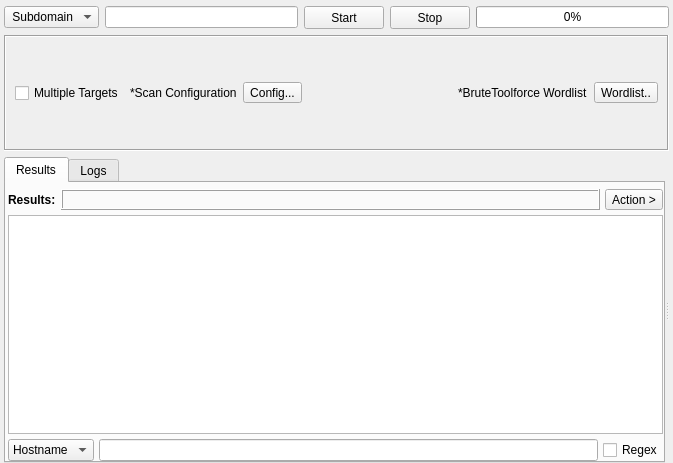
<?xml version="1.0" encoding="UTF-8"?>
<ui version="4.0">
 <class>BruteTool</class>
 <widget class="QWidget" name="BruteTool">
  <property name="geometry">
   <rect>
    <x>0</x>
    <y>0</y>
    <width>673</width>
    <height>463</height>
   </rect>
  </property>
  <property name="windowTitle">
   <string>Form</string>
  </property>
  <property name="styleSheet">
   <string notr="true"/>
  </property>
  <layout class="QVBoxLayout" name="verticalLayout_2">
   <property name="leftMargin">
    <number>4</number>
   </property>
   <property name="topMargin">
    <number>6</number>
   </property>
   <property name="rightMargin">
    <number>4</number>
   </property>
   <property name="bottomMargin">
    <number>0</number>
   </property>
   <item>
    <layout class="QHBoxLayout" name="horizontalLayout_6">
     <item>
      <widget class="QComboBox" name="comboBoxOutput">
       <property name="sizePolicy">
        <sizepolicy hsizetype="Fixed" vsizetype="Fixed">
         <horstretch>0</horstretch>
         <verstretch>0</verstretch>
        </sizepolicy>
       </property>
       <property name="minimumSize">
        <size>
         <width>0</width>
         <height>0</height>
        </size>
       </property>
       <property name="maximumSize">
        <size>
         <width>16777215</width>
         <height>16777215</height>
        </size>
       </property>
       <property name="focusPolicy">
        <enum>Qt::NoFocus</enum>
       </property>
       <property name="styleSheet">
        <string notr="true"/>
       </property>
       <item>
        <property name="text">
         <string> Subdomain</string>
        </property>
       </item>
       <item>
        <property name="text">
         <string> TLD</string>
        </property>
       </item>
      </widget>
     </item>
     <item>
      <widget class="QLineEdit" name="lineEditTarget">
       <property name="minimumSize">
        <size>
         <width>0</width>
         <height>20</height>
        </size>
       </property>
       <property name="focusPolicy">
        <enum>Qt::StrongFocus</enum>
       </property>
       <property name="styleSheet">
        <string notr="true"/>
       </property>
      </widget>
     </item>
     <item>
      <widget class="QPushButton" name="buttonStart">
       <property name="sizePolicy">
        <sizepolicy hsizetype="Fixed" vsizetype="Fixed">
         <horstretch>0</horstretch>
         <verstretch>0</verstretch>
        </sizepolicy>
       </property>
       <property name="minimumSize">
        <size>
         <width>75</width>
         <height>23</height>
        </size>
       </property>
       <property name="styleSheet">
        <string notr="true"/>
       </property>
       <property name="text">
        <string>Start</string>
       </property>
      </widget>
     </item>
     <item>
      <widget class="QPushButton" name="buttonStop">
       <property name="sizePolicy">
        <sizepolicy hsizetype="Fixed" vsizetype="Fixed">
         <horstretch>0</horstretch>
         <verstretch>0</verstretch>
        </sizepolicy>
       </property>
       <property name="minimumSize">
        <size>
         <width>75</width>
         <height>23</height>
        </size>
       </property>
       <property name="styleSheet">
        <string notr="true"/>
       </property>
       <property name="text">
        <string>Stop</string>
       </property>
      </widget>
     </item>
     <item>
      <widget class="QProgressBar" name="progressBar">
       <property name="minimumSize">
        <size>
         <width>0</width>
         <height>0</height>
        </size>
       </property>
       <property name="maximumSize">
        <size>
         <width>16777215</width>
         <height>16777215</height>
        </size>
       </property>
       <property name="styleSheet">
        <string notr="true"/>
       </property>
       <property name="value">
        <number>0</number>
       </property>
      </widget>
     </item>
    </layout>
   </item>
   <item>
    <widget class="QFrame" name="frame">
     <property name="frameShape">
      <enum>QFrame::Box</enum>
     </property>
     <property name="frameShadow">
      <enum>QFrame::Sunken</enum>
     </property>
     <layout class="QHBoxLayout" name="horizontalLayout">
      <property name="leftMargin">
       <number>9</number>
      </property>
      <property name="topMargin">
       <number>6</number>
      </property>
      <property name="rightMargin">
       <number>9</number>
      </property>
      <property name="bottomMargin">
       <number>6</number>
      </property>
      <item>
       <widget class="QCheckBox" name="checkBoxMultipleTargets">
        <property name="text">
         <string>Multiple Targets</string>
        </property>
       </widget>
      </item>
      <item>
       <widget class="QLabel" name="label">
        <property name="text">
         <string>*Scan Configuration</string>
        </property>
       </widget>
      </item>
      <item>
       <widget class="QToolButton" name="buttonConfig">
        <property name="minimumSize">
         <size>
          <width>0</width>
          <height>0</height>
         </size>
        </property>
        <property name="styleSheet">
         <string notr="true"/>
        </property>
        <property name="text">
         <string>Config...</string>
        </property>
       </widget>
      </item>
      <item>
       <spacer name="horizontalSpacer_2">
        <property name="orientation">
         <enum>Qt::Horizontal</enum>
        </property>
        <property name="sizeHint" stdset="0">
         <size>
          <width>295</width>
          <height>20</height>
         </size>
        </property>
       </spacer>
      </item>
      <item>
       <widget class="QLabel" name="label_2">
        <property name="text">
         <string>*BruteToolforce Wordlist</string>
        </property>
       </widget>
      </item>
      <item>
       <widget class="QToolButton" name="buttonWordlist">
        <property name="minimumSize">
         <size>
          <width>0</width>
          <height>0</height>
         </size>
        </property>
        <property name="styleSheet">
         <string notr="true"/>
        </property>
        <property name="text">
         <string>Wordlist..</string>
        </property>
       </widget>
      </item>
     </layout>
    </widget>
   </item>
   <item>
    <widget class="QSplitter" name="splitter">
     <property name="orientation">
      <enum>Qt::Horizontal</enum>
     </property>
     <widget class="QWidget" name="layoutWidget">
      <layout class="QHBoxLayout" name="horizontalLayout_3">
       <item>
        <widget class="QTabWidget" name="tabWidgetResults">
         <property name="styleSheet">
          <string notr="true"/>
         </property>
         <property name="currentIndex">
          <number>0</number>
         </property>
         <widget class="QWidget" name="tabResults">
          <attribute name="title">
           <string>Results</string>
          </attribute>
          <layout class="QVBoxLayout" name="verticalLayout_19">
           <property name="spacing">
            <number>5</number>
           </property>
           <property name="leftMargin">
            <number>2</number>
           </property>
           <property name="topMargin">
            <number>6</number>
           </property>
           <property name="rightMargin">
            <number>0</number>
           </property>
           <property name="bottomMargin">
            <number>0</number>
           </property>
           <item>
            <layout class="QHBoxLayout" name="horizontalLayout_19">
             <item>
              <widget class="QLabel" name="label_resultsTitle">
               <property name="sizePolicy">
                <sizepolicy hsizetype="Maximum" vsizetype="Preferred">
                 <horstretch>0</horstretch>
                 <verstretch>0</verstretch>
                </sizepolicy>
               </property>
               <property name="font">
                <font>
                 <weight>75</weight>
                 <bold>true</bold>
                </font>
               </property>
               <property name="styleSheet">
                <string notr="true"/>
               </property>
               <property name="text">
                <string>Results:</string>
               </property>
              </widget>
             </item>
             <item>
              <widget class="QLabel" name="labelResultsCount">
               <property name="sizePolicy">
                <sizepolicy hsizetype="Preferred" vsizetype="Preferred">
                 <horstretch>0</horstretch>
                 <verstretch>0</verstretch>
                </sizepolicy>
               </property>
               <property name="minimumSize">
                <size>
                 <width>0</width>
                 <height>0</height>
                </size>
               </property>
               <property name="maximumSize">
                <size>
                 <width>16777215</width>
                 <height>16777215</height>
                </size>
               </property>
               <property name="font">
                <font>
                 <weight>75</weight>
                 <bold>true</bold>
                </font>
               </property>
               <property name="styleSheet">
                <string notr="true"/>
               </property>
               <property name="frameShape">
                <enum>QFrame::Box</enum>
               </property>
               <property name="frameShadow">
                <enum>QFrame::Raised</enum>
               </property>
               <property name="text">
                <string/>
               </property>
              </widget>
             </item>
             <item>
              <widget class="QToolButton" name="buttonAction">
               <property name="sizePolicy">
                <sizepolicy hsizetype="Fixed" vsizetype="Fixed">
                 <horstretch>0</horstretch>
                 <verstretch>0</verstretch>
                </sizepolicy>
               </property>
               <property name="minimumSize">
                <size>
                 <width>0</width>
                 <height>0</height>
                </size>
               </property>
               <property name="font">
                <font>
                 <weight>50</weight>
                 <bold>false</bold>
                </font>
               </property>
               <property name="styleSheet">
                <string notr="true"/>
               </property>
               <property name="text">
                <string>Action &gt;</string>
               </property>
              </widget>
             </item>
            </layout>
           </item>
           <item>
            <widget class="QTableView" name="tableViewResults">
             <property name="sizePolicy">
              <sizepolicy hsizetype="Expanding" vsizetype="Expanding">
               <horstretch>0</horstretch>
               <verstretch>0</verstretch>
              </sizepolicy>
             </property>
             <property name="font">
              <font>
               <family>MS Shell Dlg 2</family>
               <pointsize>8</pointsize>
              </font>
             </property>
             <property name="focusPolicy">
              <enum>Qt::NoFocus</enum>
             </property>
             <property name="contextMenuPolicy">
              <enum>Qt::CustomContextMenu</enum>
             </property>
             <property name="accessibleDescription">
              <string/>
             </property>
             <property name="styleSheet">
              <string notr="true"/>
             </property>
             <property name="frameShadow">
              <enum>QFrame::Sunken</enum>
             </property>
             <property name="lineWidth">
              <number>1</number>
             </property>
             <property name="editTriggers">
              <set>QAbstractItemView::NoEditTriggers</set>
             </property>
             <property name="showDropIndicator" stdset="0">
              <bool>false</bool>
             </property>
             <property name="dragDropOverwriteMode">
              <bool>false</bool>
             </property>
             <property name="alternatingRowColors">
              <bool>true</bool>
             </property>
             <property name="selectionMode">
              <enum>QAbstractItemView::ExtendedSelection</enum>
             </property>
             <property name="verticalScrollMode">
              <enum>QAbstractItemView::ScrollPerPixel</enum>
             </property>
             <property name="horizontalScrollMode">
              <enum>QAbstractItemView::ScrollPerPixel</enum>
             </property>
             <property name="showGrid">
              <bool>false</bool>
             </property>
             <property name="sortingEnabled">
              <bool>true</bool>
             </property>
             <property name="cornerButtonEnabled">
              <bool>true</bool>
             </property>
             <attribute name="horizontalHeaderCascadingSectionResizes">
              <bool>true</bool>
             </attribute>
             <attribute name="horizontalHeaderMinimumSectionSize">
              <number>50</number>
             </attribute>
             <attribute name="horizontalHeaderDefaultSectionSize">
              <number>200</number>
             </attribute>
             <attribute name="horizontalHeaderStretchLastSection">
              <bool>true</bool>
             </attribute>
             <attribute name="verticalHeaderVisible">
              <bool>false</bool>
             </attribute>
             <attribute name="verticalHeaderMinimumSectionSize">
              <number>15</number>
             </attribute>
             <attribute name="verticalHeaderDefaultSectionSize">
              <number>15</number>
             </attribute>
            </widget>
           </item>
           <item>
            <layout class="QHBoxLayout" name="horizontalLayout_7">
             <item>
              <widget class="QComboBox" name="comboBoxFilter">
               <property name="minimumSize">
                <size>
                 <width>0</width>
                 <height>0</height>
                </size>
               </property>
               <item>
                <property name="text">
                 <string>Hostname</string>
                </property>
               </item>
               <item>
                <property name="text">
                 <string>IPv4</string>
                </property>
               </item>
               <item>
                <property name="text">
                 <string>IPv6</string>
                </property>
               </item>
              </widget>
             </item>
             <item>
              <widget class="QLineEdit" name="lineEditFilter"/>
             </item>
             <item>
              <widget class="QCheckBox" name="checkBoxRegex">
               <property name="text">
                <string>Regex</string>
               </property>
              </widget>
             </item>
            </layout>
           </item>
          </layout>
         </widget>
         <widget class="QWidget" name="tabLogs">
          <attribute name="title">
           <string>Logs</string>
          </attribute>
          <layout class="QVBoxLayout" name="verticalLayout_20">
           <property name="spacing">
            <number>6</number>
           </property>
           <property name="leftMargin">
            <number>0</number>
           </property>
           <property name="topMargin">
            <number>2</number>
           </property>
           <property name="rightMargin">
            <number>0</number>
           </property>
           <property name="bottomMargin">
            <number>0</number>
           </property>
           <item>
            <widget class="QPlainTextEdit" name="plainTextEditLogs">
             <property name="readOnly">
              <bool>true</bool>
             </property>
            </widget>
           </item>
          </layout>
         </widget>
        </widget>
       </item>
      </layout>
     </widget>
     <widget class="QWidget" name="layoutWidget">
      <layout class="QHBoxLayout" name="horizontalLayout_2">
       <item>
        <layout class="QVBoxLayout" name="verticalLayout">
         <item>
          <widget class="InputWidget" name="targets" native="true">
           <property name="minimumSize">
            <size>
             <width>0</width>
             <height>150</height>
            </size>
           </property>
          </widget>
         </item>
         <item>
          <widget class="InputWidget" name="wordlist" native="true">
           <property name="minimumSize">
            <size>
             <width>0</width>
             <height>150</height>
            </size>
           </property>
          </widget>
         </item>
        </layout>
       </item>
      </layout>
     </widget>
    </widget>
   </item>
  </layout>
 </widget>
 <customwidgets>
  <customwidget>
   <class>InputWidget</class>
   <extends>QWidget</extends>
   <header>src/widgets/InputWidget.h</header>
   <container>1</container>
  </customwidget>
 </customwidgets>
 <resources/>
 <connections/>
</ui>
